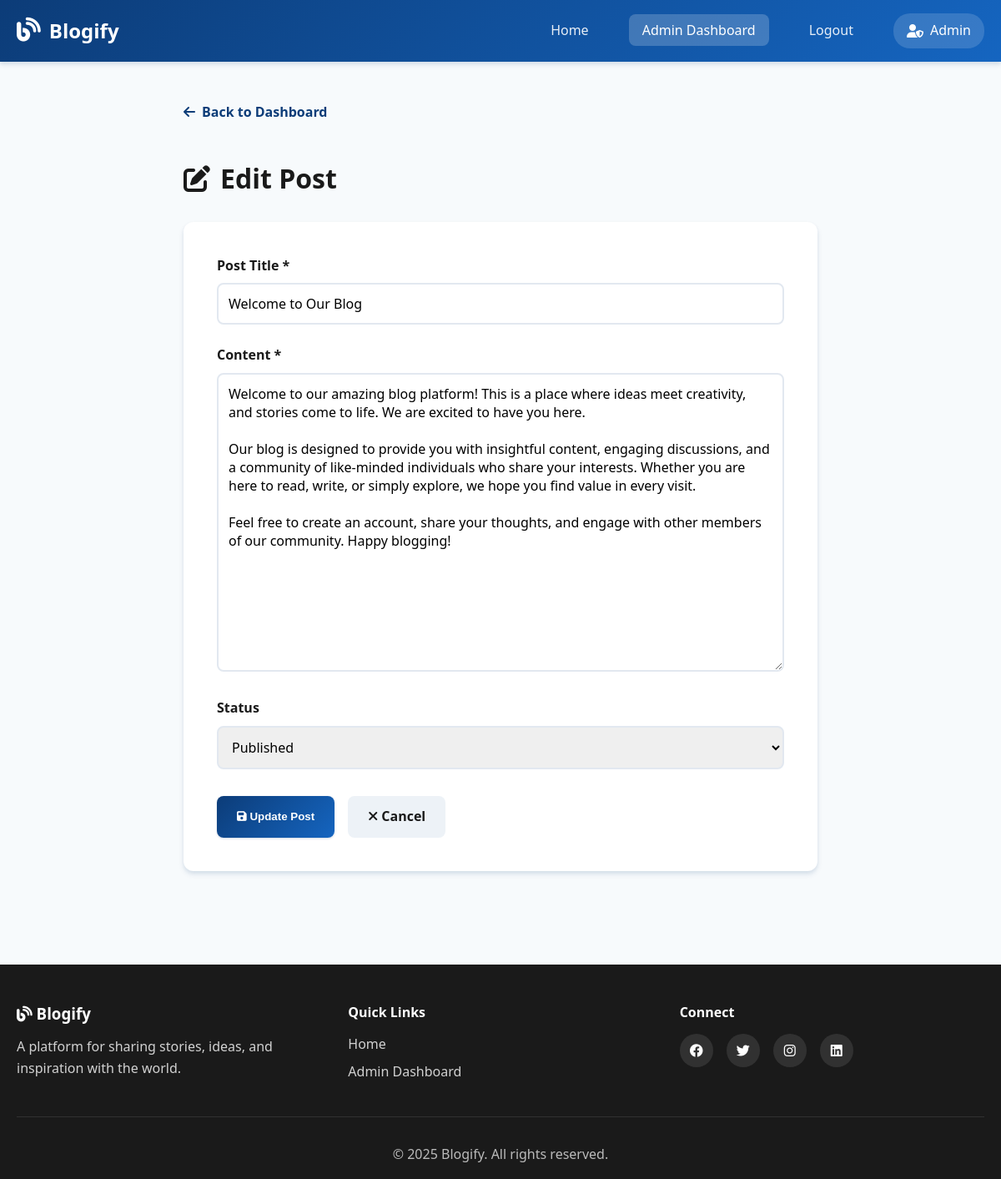
/admin/edit-post.php?id=2 (signed in), run on the app's committed database.
### tables this page shows
CREATE TABLE `posts` (
  `id` int NOT NULL,
  `user_id` int NOT NULL,
  `title` varchar(255) NOT NULL,
  `slug` varchar(255) NOT NULL,
  `content` text NOT NULL,
  `status` enum('draft','published') DEFAULT 'published',
  `views` int DEFAULT '0',
  `created_at` timestamp NOT NULL DEFAULT CURRENT_TIMESTAMP,
  `updated_at` timestamp NOT NULL DEFAULT CURRENT_TIMESTAMP ON UPDATE CURRENT_TIMESTAMP
);

### admin/edit-post.php (the view, shortened to what this page needs)
<?php
require_once '../config/db.php';
$post_id = isset($_GET['id']) ? (int)$_GET['id'] : 0;
$query = "SELECT * FROM posts WHERE id = ?";
$stmt = $conn->prepare($query);
$stmt->bind_param('i', $post_id);
$stmt->execute();
$result = $stmt->get_result();
$post = $result->fetch_assoc();
?>
<?php include 'header.php'; ?>
    <section class="form-section">
        <div class="container-narrow">
            <div class="form-header">
                <a href="dashboard.php" class="back-link">
                    <i class="fas fa-arrow-left"></i> Back to Dashboard
                </a>
                <h1><i class="fas fa-edit"></i> Edit Post</h1>
            </div>
            <form method="POST" class="post-form">
                <div class="form-group">
                    <label for="title">Post Title *</label>
                    <input type="text" id="title" name="title" value="<?php echo htmlspecialchars($post['title']); ?>" required>
                </div>
                <div class="form-group">
                    <label for="content">Content *</label>
                    <textarea id="content" name="content" rows="15" required><?php echo htmlspecialchars($post['content'], ENT_QUOTES, 'UTF-8'); ?></textarea>
                </div>
                <div class="form-group">
                    <label for="status">Status</label>
                    <select id="status" name="status">
                        <option value="published" <?php echo $post['status'] === 'published' ? 'selected' : ''; ?>>Published</option>
                    </select>
                </div>
                <div class="form-actions">
                    <button type="submit" class="btn-primary">
                        <i class="fas fa-save"></i> Update Post
                    </button>
                    <a href="dashboard.php" class="btn-secondary">
                        <i class="fas fa-times"></i> Cancel
                    </a>
                </div>
            </form>
        </div>
    </section>
    <?php include 'footer.php'; ?>

### assets/css/style.css (style rules this page uses)
* { margin: 0; padding: 0; box-sizing: border-box; }
:root { --primary-color: #0C3C78; --primary-dark: #082a54; --secondary-color: #1565C0; --accent-color: #2196F3; --text-primary: #1a1a1a; --text-secondary: #4a5568; --text-light: #718096; --bg-primary: #ffffff; --bg-secondary: #f7fafc; --bg-gray: #edf2f7; --border-color: #e2e8f0; --success: #48bb78; --error: #f56565; --warning: #ed8936; --shadow-sm: 0 1px 3px rgba(12, 60, 120, 0.12), 0 1px 2px rgba(12, 60, 120, 0.08); --shadow-md: 0 4px 6px rgba(12, 60, 120, 0.1), 0 2px 4px rgba(12, 60, 120, 0.06); --shadow-lg: 0 10px 15px rgba(12, 60, 120, 0.1), 0 4px 6px rgba(12, 60, 120, 0.05); --shadow-xl: 0 20px 25px rgba(12, 60, 120, 0.15), 0 10px 10px rgba(12, 60, 120, 0.04); --transition: all 0.3s cubic-bezier(0.4, 0, 0.2, 1); --header-z: 10060; --nav-z: 10070; --overlay-z: 10049; --toggle-z: 10061; }
body { font-family: 'Segoe UI', Tahoma, Geneva, Verdana, sans-serif; line-height: 1.6; color: var(--text-primary); background-color: var(--bg-secondary); overflow-x: hidden; }
h1, h2, h3, h4, h5, h6 { font-weight: 700; line-height: 1.2; color: var(--text-primary); }
a { text-decoration: none; color: var(--primary-color); transition: var(--transition); }
.container-narrow { max-width: 800px; margin: 0 auto; padding: 0 20px; }
.btn-primary { display: inline-block; padding: 0.75rem 1.5rem; background: linear-gradient(135deg, var(--primary-color), var(--secondary-color)); color: white; border: none; border-radius: 8px; font-weight: 600; cursor: pointer; transition: var(--transition); box-shadow: var(--shadow-sm); }
.btn-secondary { display: inline-block; padding: 0.75rem 1.5rem; background: var(--bg-gray); color: var(--text-primary); border: none; border-radius: 8px; font-weight: 600; cursor: pointer; transition: var(--transition); }
.back-link { display: inline-flex; align-items: center; gap: 0.5rem; margin-bottom: 2rem; color: var(--primary-color); font-weight: 600; }
.form-group { margin-bottom: 1.5rem; }
.form-group label { display: block; font-weight: 600; margin-bottom: 0.5rem; color: var(--text-primary); }
.form-group input, .form-group textarea, .form-group select { width: 100%; padding: 0.75rem; border: 2px solid var(--border-color); border-radius: 8px; font-size: 1rem; font-family: inherit; transition: var(--transition); }
.form-section { padding: 3rem 0; min-height: calc(100vh - 200px); }
.form-header { margin-bottom: 2rem; }
.form-header h1 { font-size: 2rem; display: flex; align-items: center; gap: 0.75rem; margin-top: 1rem; }
.post-form { background: var(--bg-primary); padding: 2.5rem; border-radius: 12px; box-shadow: var(--shadow-md); }
.form-actions { display: flex; gap: 1rem; margin-top: 2rem; }

### data on the page
posts: title "Welcome to Our Blog", content "Welcome to our amazing blog platform! This is a place where ideas meet creativity, and stories come to life. We are excited to have you here. Our blog is designed to provide you with insightful content, engaging discussions, and a community of like-minded individuals who share your interests. Whether you are here to read, write, or simply explore, we hope you find value in every visit. Feel free to create an account, share your thoughts, and engage with other members of our community. Happy blogging!", status "Published"
